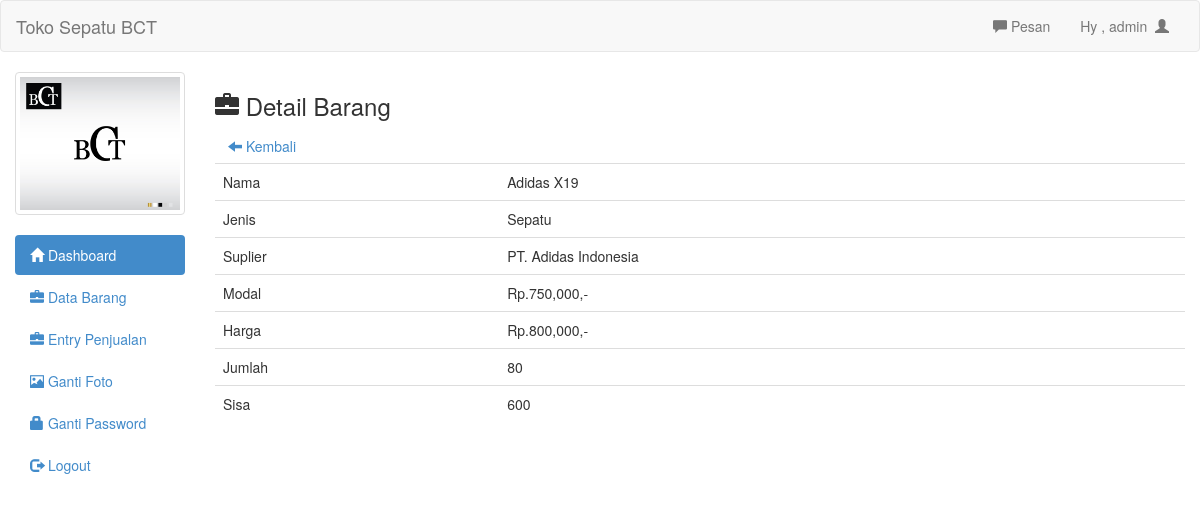
The page /admin/det_barang.php?id=27 (signed in) on the database its author committed.
### tables this page shows
CREATE TABLE `tbl_user` (
  `id` int(11) NOT NULL,
  `uname` varchar(30) NOT NULL,
  `pass` varchar(70) NOT NULL,
  `foto` text NOT NULL
);

CREATE TABLE `barang` (
  `id` int(11) NOT NULL,
  `nama` text NOT NULL,
  `jenis` text NOT NULL,
  `suplier` text NOT NULL,
  `modal` int(11) NOT NULL,
  `harga` int(11) NOT NULL,
  `jumlah` int(11) NOT NULL,
  `sisa` int(11) NOT NULL
);

### admin/det_barang.php (the view)
<?php
include 'header.php';
?>
<h3><span class="glyphicon glyphicon-briefcase"></span>  Detail Barang</h3>
<a class="btn" href="barang.php"><span class="glyphicon glyphicon-arrow-left"></span>  Kembali</a>
<?php
$id_brg=mysqli_real_escape_string($conn, $_GET['id']);
$det=mysqli_query($conn, "SELECT * from barang where id='$id_brg'")or die(mysql_error());
while($d=mysqli_fetch_array($det)){
	?>
	<table class="table">
		<tr>
			<td>Nama</td>
			<td><?php echo $d['nama'] ?></td>
		</tr>
		<tr>
			<td>Jenis</td>
			<td><?php echo $d['jenis'] ?></td>
		</tr>
		<tr>
			<td>Suplier</td>
			<td><?php echo $d['suplier'] ?></td>
		</tr>
		<tr>
			<td>Modal</td>
			<td>Rp.<?php echo number_format($d['modal']); ?>,-</td>
		</tr>
		<tr>
			<td>Harga</td>
			<td>Rp.<?php echo number_format($d['harga']) ?>,-</td>
		</tr>
		<tr>
			<td>Jumlah</td>
			<td><?php echo $d['jumlah'] ?></td>
		</tr>
		<tr>
			<td>Sisa</td>
			<td><?php echo $d['sisa'] ?></td>
		</tr>
	</table>
	<?php
}
?>
<?php include 'footer.php'; ?>

### admin/header.php (shortened to what this page needs)
<!DOCTYPE html>
<html>
<head>
	<?php
	include 'config.php';
	?>
	<link rel="stylesheet" type="text/css" href="../assets/css/bootstrap.css">
	<link rel="stylesheet" type="text/css" href="../assets/js/jquery-ui/jquery-ui.css">
</head>
<body>
	<div class="navbar navbar-default">
		<div class="container-fluid">
			<div class="navbar-header">
				<a href="https://bacotttttt.000webhostapp.com/" class="navbar-brand">Toko Sepatu BCT</a>
			</div>
			<div class="collapse navbar-collapse">
				<ul class="nav navbar-nav navbar-right">
					<li><a id="pesan_sedia" href="#" data-toggle="modal" data-target="#modalpesan"><span class='glyphicon glyphicon-comment'></span>  Pesan</a></li>
					<li><a class="dropdown-toggle" data-toggle="dropdown" role="button" href="#">Hy , <?php echo $_SESSION['uname']  ?>&nbsp&nbsp<span class="glyphicon glyphicon-user"></span></a></li>
				</ul>
			</div>
		</div>
	</div>
	<div class="col-md-2">
		<div class="row">
			<?php
			$use=$_SESSION['uname'];
			$fo=mysqli_query($conn, "SELECT foto from tbl_user where uname='$use'");
			while($f=mysqli_fetch_array($fo)){
				?>
				<div class="col-xs-6 col-md-12">
					<a class="thumbnail">
						<img class="img-responsive" src="foto/<?php echo $f['foto']; ?>">
					</a>
				</div>
				<?php
			}
			?>
		</div>
		<ul class="nav nav-pills nav-stacked">
			<li class="active"><a href="index.php"><span class="glyphicon glyphicon-home"></span>  Dashboard</a></li>
			<li><a href="barang.php"><span class="glyphicon glyphicon-briefcase"></span>  Data Barang</a></li>
			<li><a href="barang_laku.php"><span class="glyphicon glyphicon-briefcase"></span>  Entry Penjualan</a></li>
			<li><a href="ganti_foto.php"><span class="glyphicon glyphicon-picture"></span>  Ganti Foto</a></li>
			<li><a href="ganti_pass.php"><span class="glyphicon glyphicon-lock"></span> Ganti Password</a></li>
			<li><a href="logout.php"><span class="glyphicon glyphicon-log-out"></span>  Logout</a></li>
		</ul>
	</div>
	<div class="col-md-10">

### rows shown on the page
tbl_user: foto (picture)
barang: nama "Adidas X19", jenis "Sepatu", suplier "PT. Adidas Indonesia", modal "750,000", harga "800,000", jumlah "80", sisa "600"

### other values the page prints
$_SESSION['uname'] "admin"
